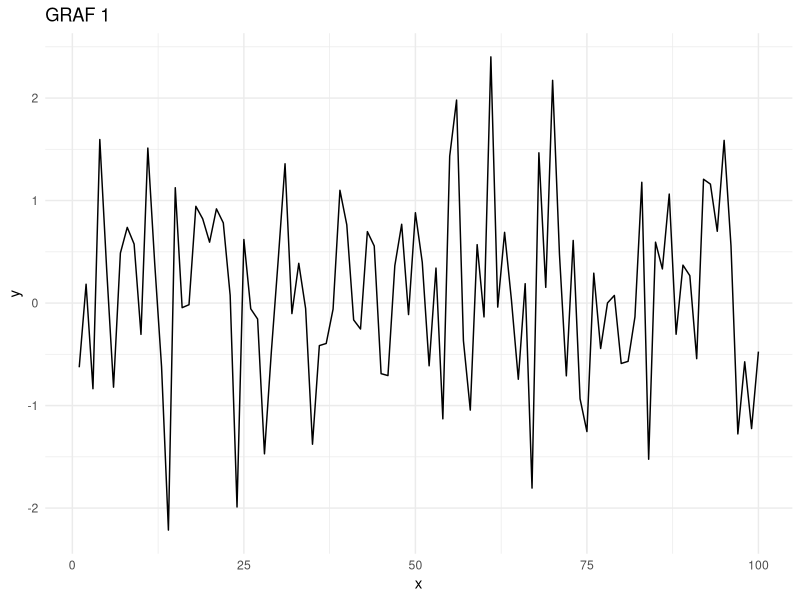
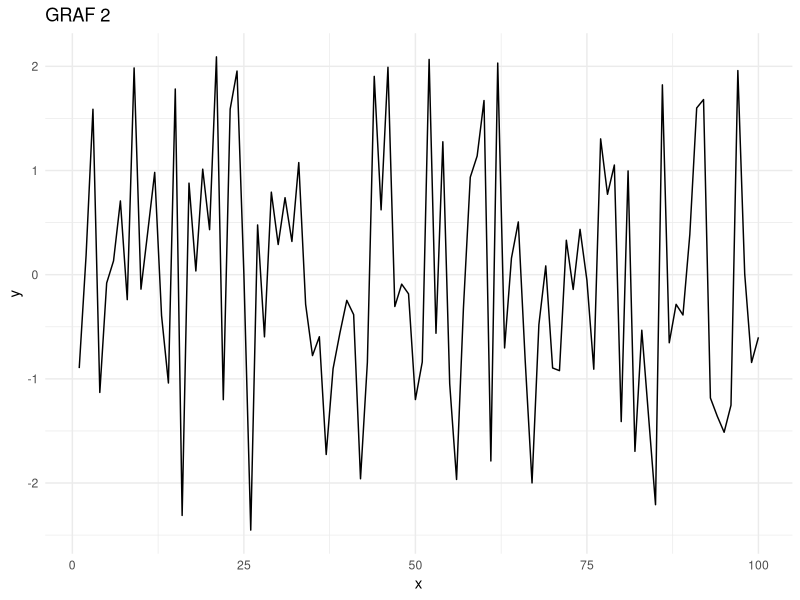
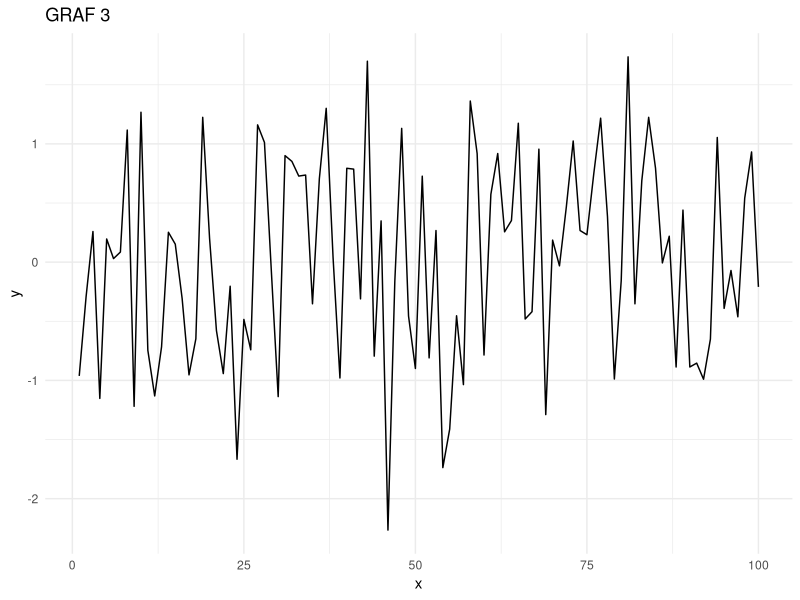

Source code (R) for these figures, in order:
## ---- chunk 1
library(ggplot2)
library(magrittr)

library(officer)


# Uporabiš lahko prazno podlogo ali pa že obstoječo
moja_podloga <- officer:: read_pptx() 
#moja_podloga <- officer::read_pptx("./lib/podloga.pptx")

# s tem stavkom pogledaš, kaj je v podlogi, ker boš potreboval v stavku add_slide()
#layout_summary(moja_podloga)

for(i in seq(1:3)){
  set.seed(i)
  df <- data.frame(x=seq(1,100), y=rnorm(n=100)) #100 naključnih števil
  p1 <- ggplot(data=df, aes(x=x,y=y, group=1)) + theme_minimal() +
          geom_line() +  ggtitle(paste("GRAF",i))
  
  moja_podloga <- moja_podloga %>% 
      add_slide(layout = "Blank", master = "Office Theme")

  moja_podloga <- moja_podloga %>% 
      ph_with(value = p1, location = ph_location_fullsize())
  
  print(p1) #prikaže vse grafe, drugače v for stavku tega ne prikaže
}

#Shrani (tukaj sem zakomentiral)
#print(moja_podloga, target = "Grafi.pptx") #shranim v datoteko vse grafe.
